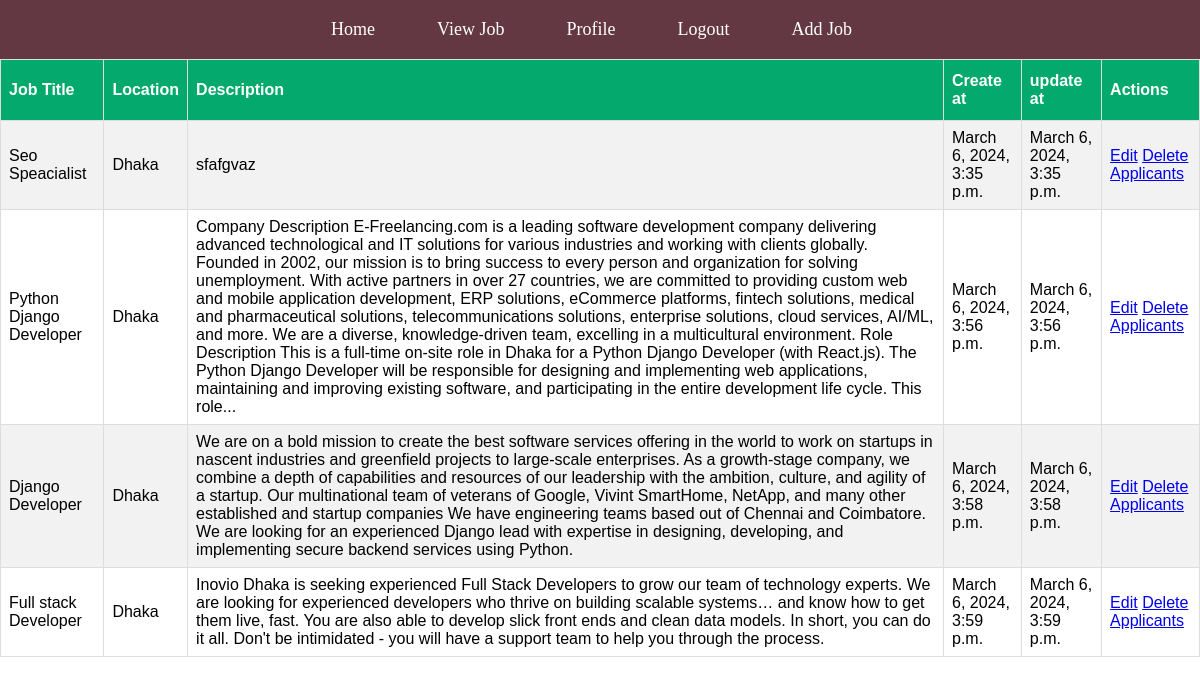
Page /Post_or_Applied_Job_Page/ (signed in) on the committed database.
### myApp/models.py (models this page shows, shortened)
class job_model(models.Model):
    job_title = models.CharField(max_length=100, null=True)
    number_of_openings= models.IntegerField(null=True)
    category=models.CharField(max_length=100, null=True)
    company_name = models.CharField(max_length=100, null=True)
    location = models.CharField(max_length=100, null=True)
    description = models.TextField()
    create_at = models.DateTimeField(auto_now_add=True, null=True)
    update_at = models.DateTimeField(auto_now=True, null=True)
    job_creator = models.ForeignKey(Custom_User, on_delete=models.CASCADE)

### myProject/views.py (the view)
# urls.py: path('Post_or_Applied_Job_Page/',Post_or_Applied_Job_Page,name='Post_or_Applied_Job_Page'),
def Post_or_Applied_Job_Page(request):
    current_user=request.user
    if current_user.user_type == 'recruiter':
        posted_job = job_model.objects.filter(job_creator=current_user)
    context={
        'posted_job':posted_job
    }
    return render(request,'Recruiter/postedJob.html',context)

### Template/Recruiter/postedJob.html (shortened to what this page needs)
{% extends "dashboard.html" %}
{% block content %}
<!DOCTYPE html>
<html>
<head>
</head>
<body>
<table id="customers">
  <tr>
    <th>Job Title</th>
    <th>Location</th>
    <th>Description</th>
    <th>Create at</th>
    <th>update at</th>
    <th>Actions</th>
  </tr>
  {% for i in posted_job %}
  <tr>
    <td>{{i.job_title}}</td>
    <td>{{i.location}}</td>
    <td>{{i.description}}</td>
    <td>{{i.create_at}}</td>
    <td>{{i.update_at}}</td>
    <td>
      <a href="{% url 'editPage' i.id %}">Edit</a>
      <a href="{% url 'deletePage' i.id %}">Delete</a>
      <a href="{% url 'applicant_list' i.id %}">Applicants</a>
    </td>
  </tr>
  {% endfor %}
</table>
</body>
</html>
{% endblock content %}

### Template/dashboard.html (style rules this page uses)
body { background: url(https://images.unsplash.com/photo-1531824475211-72594993ce2a?q=80&w=1470&auto=format&fit=crop&ixlib=rb-4.0.3&ixid=M3wxMjA3fDB8MHxwaG90by1wYWdlfHx8fGVufDB8fHx8fA%3D%3D); margin: 0; padding: 0; background-size: cover; background-position: right; background-attachment: fixed; }
* { margin: 0; padding: 0; box-sizing: border-box; }

### Template/Recruiter/postedJob.html (style rules this page uses)
#customers { font-family: Arial, Helvetica, sans-serif; border-collapse: collapse; width: 100%; }
#customers td, #customers th { border: 1px solid #ddd; padding: 8px; }
#customers tr:nth-child(even) { background-color: #f2f2f2; }
#customers th { padding-top: 12px; padding-bottom: 12px; text-align: left; background-color: #04AA6D; color: white; }

### rows in the picture
job_model: job_title "Seo Speacialist", location "Dhaka", description "sfafgvaz", create_at "March 6, 2024, 3:35 p.m.", update_at "March 6, 2024, 3:35 p.m."
job_model: job_title "Python Django Developer", location "Dhaka", description "Company Description E-Freelancing.com is a leading software development company delivering advanced technological and IT solutions for various industries and working with clients globally. Founded in 2002, our mission is to bring success to every person and organization for solving unemployment. With active partners in over 27 countries, we are committed to providing custom web and mobile application development, ERP solutions, eCommerce platforms, fintech solutions, medical and pharmaceutical solutions, telecommunications solutions, enterprise solutions, cloud services, AI/ML, and more. We are a diverse, knowledge-driven team, excelling in a multicultural environment. Role Description This…", create_at "March 6, 2024, 3:56 p.m.", update_at "March 6, 2024, 3:56 p.m."
job_model: job_title "Django Developer", location "Dhaka", description "We are on a bold mission to create the best software services offering in the world to work on startups in nascent industries and greenfield projects to large-scale enterprises. As a growth-stage company, we combine a depth of capabilities and resources of our leadership with the ambition, culture, and agility of a startup. Our multinational team of veterans of Google, Vivint SmartHome, NetApp, and many other established and startup companies We have engineering teams based out of Chennai and Coimbatore. We are looking for an experienced Django lead with expertise in designing, developing, and implementing secure backend services using Python.", create_at "March 6, 2024, 3:58 p.m.", update_at "March 6, 2024, 3:58 p.m."
job_model: job_title "Full stack Developer", location "Dhaka", description "Inovio Dhaka is seeking experienced Full Stack Developers to grow our team of technology experts. We are looking for experienced developers who thrive on building scalable systems… and know how to get them live, fast. You are also able to develop slick front ends and clean data models. In short, you can do it all. Don't be intimidated - you will have a support team to help you through the process.", create_at "March 6, 2024, 3:59 p.m.", update_at "March 6, 2024, 3:59 p.m."
